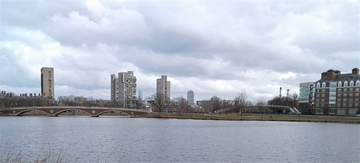
%> input picture Panorama/a1.png, 360 x 163 px, shrunk from 2209 x 999 before the run
$ octave --eval "Im_Stitching_Panorama;"   (GNU Octave 9; MATLAB toolbox functions it lacks are replaced by stand-ins)
%> lines starting %> are read from the running program, lines starting %| are printed output that depends on the picture
### sift_match.m
% The following function is credited to Computer Vision class (Fall 2017)
% at Columbia University, New York
function [xs, xd] = sift_match(imgs, imgd)

% Add the sift library to path if the sift mex file cannot be found
% Here we assume the sift_lib is placed at a predefined location
% (relative path)
if ~isequal(exist('vl_sift'), 3)
    sift_lib_dir = fullfile('sift_lib', ['mex' lower(computer)]);
    orig_path = addpath(sift_lib_dir);
    % Restore the original path upon function completion
    temp = onCleanup(@()path(orig_path));
end

imgs = im2single(imgs); gray_s = rgb2gray(imgs);
imgd = im2single(imgd); gray_d = rgb2gray(imgd);

[Fs, Ds] = vl_sift(gray_s);
% Each column of Fs is a feature frame and has the format [X; Y; S; TH],
% where X, Y is the (fractional) center of the frame, S is the scale and TH
% is the orientation (in radians)
% Ds is the descriptor of the corresponding frame in F.
[Fd, Dd] = vl_sift(gray_d);

[matches, scores] = vl_ubcmatch(Ds, Dd);
% matches: 2xn matrix, scores: 1xn matrix
% The two rows of matches store the indices of Ds and Dd that match with
% each other

xs = Fs(1:2, matches(1, :))';
xd = Fd(1:2, matches(2, :))';
% xs and xd are the centers of matched frames
% xs and xd are nx2 matrices

end

### stitching.m
function stitched_img = stitching(varargin)


      source= (cell2mat(varargin(1)));

     for i= 2:2:nargin

        left= source;
        cen= (cell2mat(varargin(i)));
        right= (cell2mat(varargin(i+1)));

        [xl, xlc] = sift_match(left,cen);
        [xcr, xr] = sift_match(cen, right);

        ransac_n = 500; % Max number of iterations
        ransac_eps = 0.5; % Acceptable alignment error
        [~, Hlc] = RAN_SAC(xl, xlc, ransac_n, ransac_eps);
        [~, Hrc] = RAN_SAC(xr, xcr, ransac_n, ransac_eps);


        [ml,nl,~]= size(left); % Ydim x Xdim x 3
        [mc,nc,~]= size(cen); % Ydim x Xdim x 3
        [mr,nr,~]= size(right); % Ydim x Xdim x 3
        % top left, top right, bottom right, bottom left in the source
        cor_left= [1,1; nl,1; nl,ml; 1,ml; 1,1]; % Column vector [X Y]
        cor_cen= [1,1; nc,1; nc,mc; 1,mc; 1,1]; % Column vector [X Y]
        cor_right= [1,1; nr,1; nr,mr; 1,mr; 1,1]; % Column vector [X Y]

        trans_left = transform(Hlc, cor_left); % Column vector [X Y]
        trans_right = transform(Hrc, cor_right); % Column vector [X Y]


        dyl= 0;
        if sum(trans_left( :,2)<0)
            % Translation of y coordinate to account for negativity
            dyl= abs(min(trans_left( :,2)));

        end

        dxl= 0;
        if sum(trans_left( :,1)<0)
            % Translation of x coordinate to account for negativity
            dxl= abs(min(trans_left( :,1)));
        end


        dyr= 0;
        if sum(trans_right( :,2)<0)
            % Translation of y coordinate to account for negativity
            dyr= abs(min(trans_right( :,2)));

        end

        dxr= 0;
        if sum(trans_right( :,1)>nc)
            % Translation of x coordinate to account for additional size
            dxr= abs(min(trans_right( :,1)));
        end


        Tl= [1 0 dxl+1; 0 1 max(dyl,dyr)+1; 0 0 1];
        Tr= [1 0 dxl+1; 0 1 max(dyl,dyr)+1; 0 0 1];
        Hlc_prime= Tl*Hlc;
        Hrc_prime= Tr*Hrc;

        left_prime_cor = transform(Hlc_prime, cor_left);
        cen_prime_cor= transform(Tl, cor_cen);
        right_prime_cor = transform(Hrc_prime, cor_right);

        % Vertical span
        h= abs(range([left_prime_cor( :,2); cen_prime_cor( :,2); right_prime_cor( :,2)]))+1;
        w= abs(min(trans_left( :,1)))+ nr+ min(trans_right( :,1)); % Adjusted to nr, keep in mind

        Hc= [1 0 dxl+1; 0 1 max(dyl,dyr)+1; 0 0 1];


        % Left image warping
        [mask1, black_canvas_1] = back_warp(left, inv(Hlc_prime),[w,h]);

        % Center image warping
        [mask2, black_canvas_2] = back_warp(cen, inv(Hc),[w,h]);

        % Right image warping
        [mask3, black_canvas_3] = back_warp(right, inv(Hrc_prime),[w,h]);


        blend_lc = blend_images(black_canvas_1, mask1, black_canvas_2, mask2,'blend');
        masklc= mask1 | mask2;
        blend_rc = blend_images(black_canvas_2, mask2, black_canvas_3, mask3,'blend');
        maskrc= mask2 | mask3;

        blend_lc(isnan(blend_lc))=0;
        blend_rc(isnan(blend_rc))=0;

        temp= blend_images((blend_lc), masklc, (blend_rc), maskrc,'blend');
        % crop the source

        % The following cropping feature has been employed because we want
        % to do multi image stitching, not just two of them.
        % If you want to see raw panorama, then use-
        % imshow(temp);
        % source= temp;
        % And comment the following lines


        bordery= max(dyl,dyr)+1;
        borderx= max(left_prime_cor(1,1), left_prime_cor(4,1));
        source= imcrop(temp, [borderx bordery w-1 mc-1]);
        % figure; imshow(source);

     end

    stitched_img= source;

end

### Im_Stitching_Panorama.m
function [ ]= Im_Stitching_Panorama( )

cd('Sub_Images\');

im1 = im2single(imread('a1.png'));
im2 = im2single(imread('a2.png'));
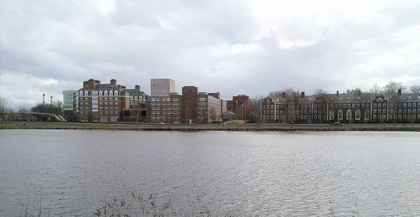
%> input picture Panorama/a2.png, 420 x 217 px, shrunk from 2575 x 1333 before the run
im3 = im2single(imread('a3.png'));
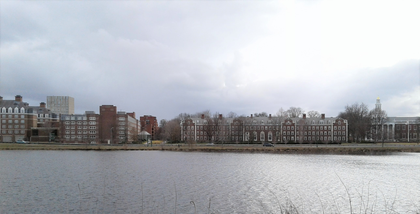
%> input picture Panorama/a3.png, 420 x 214 px, shrunk from 2576 x 1312 before the run

cd ..

stitched_img = stitching(im1, im2, im3);
%> the loop in stitching, `for i= 2:2:nargin` made 1 pass
%> pass 1, in sift_match, `gray_s = rgb2gray(imgs)`:
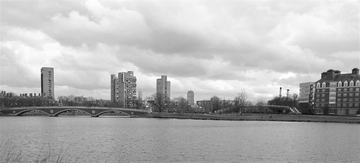
%> gray_s: size 163x360 single; min 0.0427, max 1, mean 0.707
%> the run ends on the next line
%figure, imshow(stitched_img);
imwrite(stitched_img, 'stitched_panorama.png');


end
